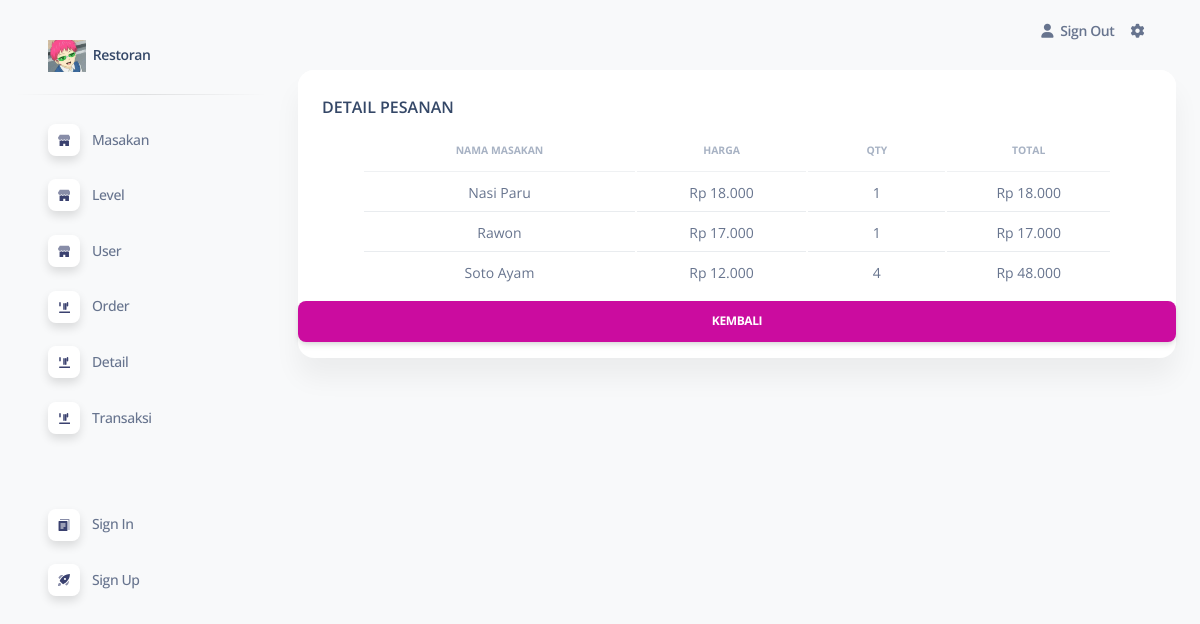
/pages/index.php?page=detail_order&id_order=19 (signed in), run on the app's committed database.
### tables this page shows
CREATE TABLE `detail_order` (
  `id_detail_order` int(11) NOT NULL,
  `id_order` int(11) NOT NULL,
  `id_masakan` int(11) NOT NULL,
  `qty` int(11) NOT NULL,
  `total` int(11) NOT NULL,
  `keterangan` text DEFAULT NULL
);

CREATE TABLE `masakan` (
  `id_masakan` int(11) NOT NULL,
  `nama_masakan` varchar(255) NOT NULL,
  `harga` int(11) NOT NULL,
  `status_masakan` varchar(50) NOT NULL
);

### pages/detail/detail.php (the view, shortened to what this page needs)
<head>
</head>
<div class="container-fluid container-sm py-2">
  <div class="row">
    <div class="col-12 mx-auto">
      <div class="card card-sm">
        <div class="card-header pb-0">
          <h6>DETAIL PESANAN</h6>
        </div>
        <?php
        include "../conf/conn.php";
        if (isset($_GET['id_order'])) {
          $id_order = $_GET['id_order'];
          $query = mysqli_query($koneksi, "SELECT user.nama_user, detail_order.qty, masakan.nama_masakan, masakan.harga, detail_order.id_order
              FROM detail_order
              INNER JOIN masakan ON detail_order.id_masakan = masakan.id_masakan
              INNER JOIN `order` ON detail_order.id_order = `order`.id_order
              INNER JOIN user ON `order`.id_user = user.id_user
              WHERE detail_order.id_order = '$id_order'")
            or die(mysqli_error($koneksi));
          $order_items = array();
          if ($row = mysqli_fetch_array($query)) {
            do {
              $order_items[] = array(
                'nama_masakan' => $row['nama_masakan'],
                'harga' => $row['harga'],
                'qty' => $row['qty'],
                'total' => $row['harga'] * $row['qty']
              );
            } while ($row = mysqli_fetch_array($query));
          }
        ?>
          <div class="card-body px-6 pt-0 pb-2">
            <div class="table-responsive p-0">
              <table class="table align-items-center mb-0 custom-table" id="level">
                <thead>
                  <tr>
                    <th class='text-center text-uppercase text-secondary text-xxs font-weight-bolder opacity-7'>Nama Masakan</th>
                    <th class='text-center text-uppercase text-secondary text-xxs font-weight-bolder opacity-7'>Harga</th>
                    <th class='text-center text-uppercase text-secondary text-xxs font-weight-bolder opacity-7'>Qty</th>
                    <th class='text-center text-uppercase text-secondary text-xxs font-weight-bolder opacity-7'>Total</th>
                  </tr>
                </thead>
                <tbody>
                  <?php
                  foreach ($order_items as $item) {
                  ?>
                    <tr>
                      <td class='align-middle text-center text-sm'><?= $item['nama_masakan'] ?></td>
                      <td class='align-middle text-center text-sm'>Rp <?= number_format($item['harga'], 0, ',', '.') ?></td>
                      <td class='align-middle text-center text-sm'><?= $item['qty'] ?></td>
                      <td class='align-middle text-center text-sm'>Rp <?= number_format($item['total'], 0, ',', '.') ?></td>
                    </tr>
                  <?php
                  }
                  ?>
                </tbody>
              </table>
            </div>
          </div>
        <?php
        } else {
          echo "Invalid request.";
        }
        ?>
        <a href="index.php?page=data_detail" class="btn btn-primary">Kembali</a>
      </div>
    </div>
  </div>
</div>

### data on the page
detail_order: id_masakan.nama_masakan "Nasi Paru", id_masakan.harga "18.000", qty "1"
detail_order: id_masakan.nama_masakan "Rawon", id_masakan.harga "17.000", qty "1"
detail_order: id_masakan.nama_masakan "Soto Ayam", id_masakan.harga "12.000", qty "4", total "48.000"
